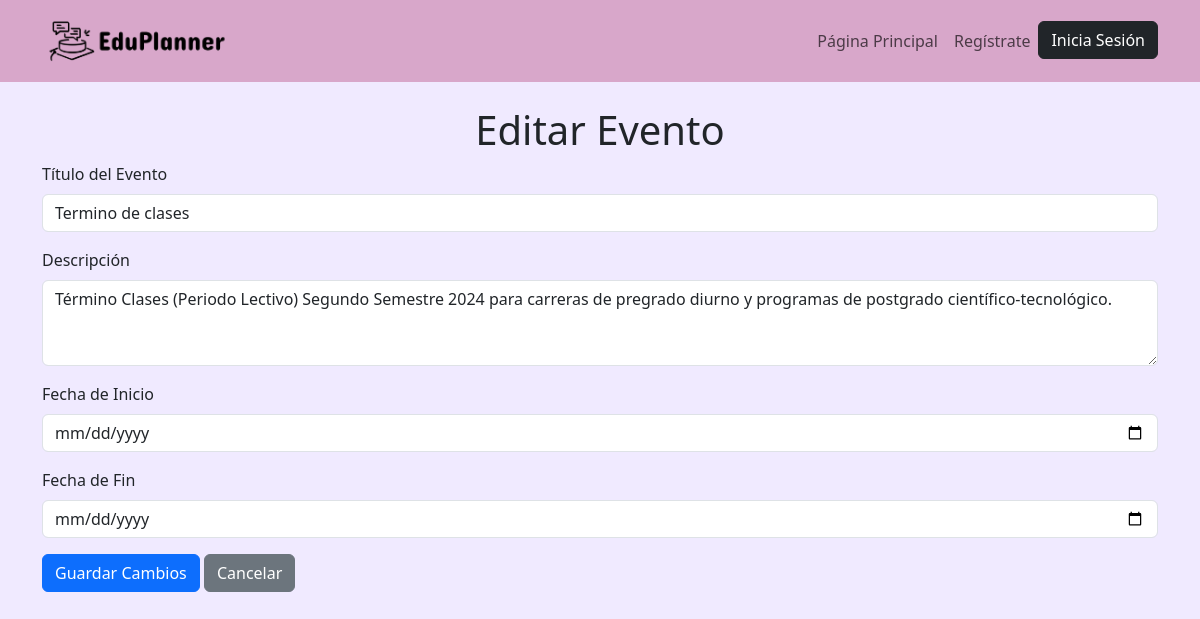
/editar-evento/1/, run on the app's committed database.
### eduplanner/models.py (models this page shows, shortened)
class EventoAcademico(models.Model):
    titulo = models.CharField(max_length=200)
    descripcion = models.TextField()
    fecha_inicio = models.DateField()
    fecha_fin = models.DateField(null=True, blank=True)

### eduplanner/views.py (the view, shortened to what this page needs)
# urls.py: path('editar-evento/<int:evento_id>/', views.editar_evento, name='editar_evento'),
def editar_evento(request, evento_id):
    evento = get_object_or_404(EventoAcademico, id=evento_id)
    return render(request, 'editar_evento.html', {'evento': evento})

### eduplanner/templates/editar_evento.html (shortened to what this page needs)
{% extends 'base.html' %}
{% block content %}
<div class="container">
    <br>
    <h1 class="text-center">Editar Evento</h1>
    <form method="POST">
        <div class="mb-3">
            <label for="titulo" class="form-label">Título del Evento</label>
            <input type="text" class="form-control" id="titulo" name="titulo" value="{{ evento.titulo }}" required>
        </div>
        <div class="mb-3">
            <label for="descripcion" class="form-label">Descripción</label>
            <textarea class="form-control" id="descripcion" name="descripcion" rows="3" required>{{ evento.descripcion }}</textarea>
        </div>
        <div class="mb-3">
            <label for="fecha_inicio" class="form-label">Fecha de Inicio</label>
            <input type="date" class="form-control" id="fecha_inicio" name="fecha_inicio" value="{{ evento.fecha_inicio }}" required>
        </div>
        <div class="mb-3">
            <label for="fecha_fin" class="form-label">Fecha de Fin</label>
            <input type="date" class="form-control" id="fecha_fin" name="fecha_fin" value="{{ evento.fecha_fin }}">
        </div>
        <button type="submit" class="btn btn-primary">Guardar Cambios</button>
        <a href="{% url 'panel_admin' %}" class="btn btn-secondary">Cancelar</a>
    </form>
</div>
{% endblock %}

### data on the page
EventoAcademico: titulo "Termino de clases", descripcion "Término Clases (Periodo Lectivo) Segundo Semestre 2024 para carreras de pregrado diurno y programas de postgrado científico-tecnológico."
